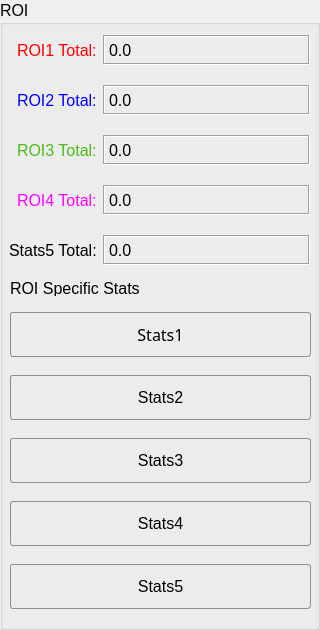
           <widget class="QGroupBox" name="group_box_roi">
            <property name="sizePolicy">
             <sizepolicy hsizetype="Expanding" vsizetype="Minimum">
              <horstretch>0</horstretch>
              <verstretch>0</verstretch>
             </sizepolicy>
            </property>
            <property name="minimumSize">
             <size>
              <width>0</width>
              <height>630</height>
             </size>
            </property>
            <property name="font">
             <font>
              <pointsize>12</pointsize>
             </font>
            </property>
            <property name="title">
             <string>ROI</string>
            </property>
            <widget class="QWidget" name="formLayoutWidget_2">
             <property name="geometry">
              <rect>
               <x>9</x>
               <y>29</y>
               <width>301</width>
               <height>241</height>
              </rect>
             </property>
             <layout class="QFormLayout" name="formLayout">
              <property name="labelAlignment">
               <set>Qt::AlignRight|Qt::AlignTrailing|Qt::AlignVCenter</set>
              </property>
              <property name="formAlignment">
               <set>Qt::AlignLeading|Qt::AlignLeft|Qt::AlignVCenter</set>
              </property>
              <property name="verticalSpacing">
               <number>20</number>
              </property>
              <item row="0" column="0">
               <widget class="QLabel" name="lbl_ROI1">
                <property name="font">
                 <font>
                  <pointsize>12</pointsize>
                 </font>
                </property>
                <property name="styleSheet">
                 <string notr="true">color: rgb(255, 0, 0);</string>
                </property>
                <property name="text">
                 <string>ROI1 Total:</string>
                </property>
               </widget>
              </item>
              <item row="1" column="0">
               <widget class="QLabel" name="lbl_ROI2">
                <property name="font">
                 <font>
                  <pointsize>12</pointsize>
                 </font>
                </property>
                <property name="styleSheet">
                 <string notr="true">color: rgb(0, 0, 255);</string>
                </property>
                <property name="text">
                 <string>ROI2 Total:</string>
                </property>
               </widget>
              </item>
              <item row="2" column="0">
               <widget class="QLabel" name="lbl_ROI3">
                <property name="styleSheet">
                 <string notr="true">color: rgb(76, 187, 23);
font: 12pt &quot;Sans Serif&quot;;</string>
                </property>
                <property name="text">
                 <string>ROI3 Total:</string>
                </property>
               </widget>
              </item>
              <item row="3" column="0">
               <widget class="QLabel" name="lbl_ROI4">
                <property name="styleSheet">
                 <string notr="true">color: rgb(255, 0, 255);
font: 12pt &quot;Sans Serif&quot;;</string>
                </property>
                <property name="text">
                 <string>ROI4 Total:</string>
                </property>
               </widget>
              </item>
              <item row="4" column="0">
               <widget class="QLabel" name="lbl_image_total">
                <property name="text">
                 <string>Stats5 Total:</string>
                </property>
               </widget>
              </item>
              <item row="0" column="1">
               <widget class="QLabel" name="roi1_total_value">
                <property name="minimumSize">
                 <size>
                  <width>0</width>
                  <height>30</height>
                 </size>
                </property>
                <property name="frameShape">
                 <enum>QFrame::Box</enum>
                </property>
                <property name="frameShadow">
                 <enum>QFrame::Sunken</enum>
                </property>
                <property name="text">
                 <string>0.0</string>
                </property>
               </widget>
              </item>
              <item row="1" column="1">
               <widget class="QLabel" name="roi2_total_value">
                <property name="minimumSize">
                 <size>
                  <width>0</width>
                  <height>30</height>
                 </size>
                </property>
                <property name="frameShape">
                 <enum>QFrame::Box</enum>
                </property>
                <property name="frameShadow">
                 <enum>QFrame::Sunken</enum>
                </property>
                <property name="text">
                 <string>0.0</string>
                </property>
               </widget>
              </item>
              <item row="2" column="1">
               <widget class="QLabel" name="roi3_total_value">
                <property name="minimumSize">
                 <size>
                  <width>0</width>
                  <height>30</height>
                 </size>
                </property>
                <property name="frameShape">
                 <enum>QFrame::Box</enum>
                </property>
                <property name="frameShadow">
                 <enum>QFrame::Sunken</enum>
                </property>
                <property name="text">
                 <string>0.0</string>
                </property>
               </widget>
              </item>
              <item row="3" column="1">
               <widget class="QLabel" name="roi4_total_value">
                <property name="minimumSize">
                 <size>
                  <width>0</width>
                  <height>30</height>
                 </size>
                </property>
                <property name="frameShape">
                 <enum>QFrame::Box</enum>
                </property>
                <property name="frameShadow">
                 <enum>QFrame::Sunken</enum>
                </property>
                <property name="text">
                 <string>0.0</string>
                </property>
               </widget>
              </item>
              <item row="4" column="1">
               <widget class="QLabel" name="stats5_total_value">
                <property name="minimumSize">
                 <size>
                  <width>0</width>
                  <height>30</height>
                 </size>
                </property>
                <property name="frameShape">
                 <enum>QFrame::Box</enum>
                </property>
                <property name="frameShadow">
                 <enum>QFrame::Sunken</enum>
                </property>
                <property name="text">
                 <string>0.0</string>
                </property>
               </widget>
              </item>
             </layout>
            </widget>
            <widget class="QLabel" name="lbl_roi_specifi_stats">
             <property name="geometry">
              <rect>
               <x>10</x>
               <y>280</y>
               <width>151</width>
               <height>16</height>
              </rect>
             </property>
             <property name="font">
              <font>
               <pointsize>12</pointsize>
              </font>
             </property>
             <property name="text">
              <string>ROI Specific Stats</string>
             </property>
            </widget>
            <widget class="QWidget" name="verticalLayoutWidget">
             <property name="geometry">
              <rect>
               <x>10</x>
               <y>300</y>
               <width>301</width>
               <height>321</height>
              </rect>
             </property>
             <layout class="QVBoxLayout" name="verticalLayout">
              <item>
               <widget class="QPushButton" name="btn_Stats1">
                <property name="minimumSize">
                 <size>
                  <width>0</width>
                  <height>45</height>
                 </size>
                </property>
                <property name="font">
                 <font>
                  <family>Sans Serif</family>
                  <pointsize>12</pointsize>
                  <weight>50</weight>
                  <italic>false</italic>
                  <bold>false</bold>
                 </font>
                </property>
                <property name="styleSheet">
                 <string notr="true">QPushButton{
font: 12pt &quot;Sans Serif&quot;;
border: 1px solid #8f8f91;
border-radius: 3px;
background-color: qlineargradient(x1: 0, y1: 0, x2: 0, y2: 1,
                                      stop: 0 #f6f7fa, stop: 1 #dadbde);
}
QPushButton::pressed {
    background-color: qlineargradient(x1: 0, y1: 0, x2: 0, y2: 1,
                                      stop: 0 #dadbde, stop: 1 #f6f7fa);
}</string>
                </property>
                <property name="text">
                 <string>Stats1</string>
                </property>
               </widget>
              </item>
              <item>
               <widget class="QPushButton" name="btn_Stats2">
                <property name="minimumSize">
                 <size>
                  <width>0</width>
                  <height>45</height>
                 </size>
                </property>
                <property name="styleSheet">
                 <string notr="true">QPushButton{
font: 12pt &quot;Sans Serif&quot;;
border: 1px solid #8f8f91;
border-radius:3px;
background-color: qlineargradient(x1: 0, y1: 0, x2: 0, y2: 1,
                                      stop: 0 #f6f7fa, stop: 1 #dadbde);
}
QPushButton::pressed {
    background-color: qlineargradient(x1: 0, y1: 0, x2: 0, y2: 1,
                                      stop: 0 #dadbde, stop: 1 #f6f7fa);
}
</string>
                </property>
                <property name="text">
                 <string>Stats2</string>
                </property>
               </widget>
              </item>
              <item>
               <widget class="QPushButton" name="btn_Stats3">
                <property name="minimumSize">
                 <size>
                  <width>0</width>
                  <height>45</height>
                 </size>
                </property>
                <property name="styleSheet">
                 <string notr="true">QPushButton{
font: 12pt &quot;Sans Serif&quot;;
border: 1px solid #8f8f91;
border-radius:3px;
background-color: qlineargradient(x1: 0, y1: 0, x2: 0, y2: 1,
                                      stop: 0 #f6f7fa, stop: 1 #dadbde);
}
QPushButton::pressed {
    background-color: qlineargradient(x1: 0, y1: 0, x2: 0, y2: 1,
                                      stop: 0 #dadbde, stop: 1 #f6f7fa);
}
</string>
                </property>
                <property name="text">
                 <string>Stats3</string>
                </property>
               </widget>
              </item>
              <item>
               <widget class="QPushButton" name="btn_Stats4">
                <property name="minimumSize">
                 <size>
                  <width>0</width>
                  <height>45</height>
                 </size>
                </property>
                <property name="styleSheet">
                 <string notr="true">QPushButton{
font: 12pt &quot;Sans Serif&quot;;
border: 1px solid #8f8f91;
border-radius:3px;
background-color: qlineargradient(x1: 0, y1: 0, x2: 0, y2: 1,
                                      stop: 0 #f6f7fa, stop: 1 #dadbde);
}
QPushButton::pressed {
    background-color: qlineargradient(x1: 0, y1: 0, x2: 0, y2: 1,
                                      stop: 0 #dadbde, stop: 1 #f6f7fa);
}</string>
                </property>
                <property name="text">
                 <string>Stats4</string>
                </property>
               </widget>
              </item>
              <item>
               <widget class="QPushButton" name="btn_Stats5">
                <property name="minimumSize">
                 <size>
                  <width>0</width>
                  <height>45</height>
                 </size>
                </property>
                <property name="styleSheet">
                 <string notr="true">QPushButton{
font: 12pt &quot;Sans Serif&quot;;
border: 1px solid #8f8f91;
border-radius:3px;
background-color: qlineargradient(x1: 0, y1: 0, x2: 0, y2: 1,
                                      stop: 0 #f6f7fa, stop: 1 #dadbde);
}
QPushButton::pressed {
    background-color: qlineargradient(x1: 0, y1: 0, x2: 0, y2: 1,
                                      stop: 0 #dadbde, stop: 1 #f6f7fa);
}</string>
                </property>
                <property name="text">
                 <string>Stats5</string>
                </property>
               </widget>
              </item>
             </layout>
            </widget>
           </widget>
